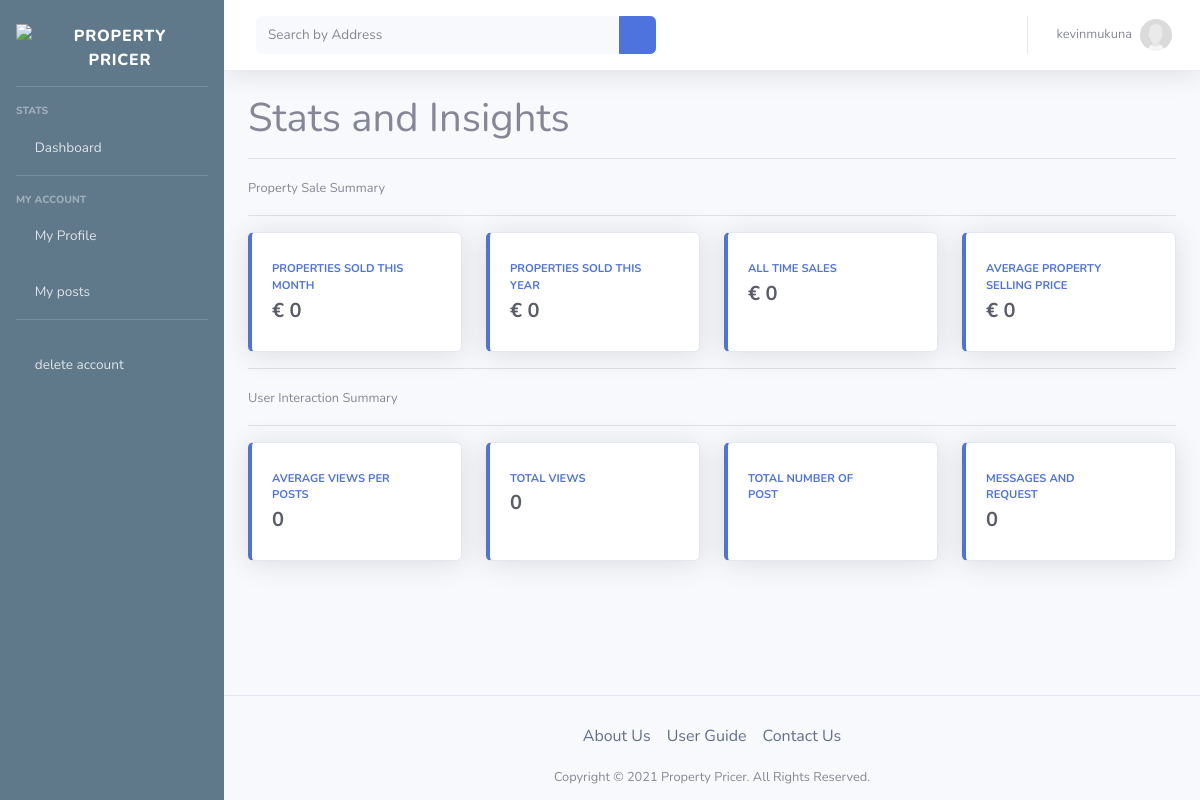
The page /dashboard/function (signed in) on the database as committed earlier.
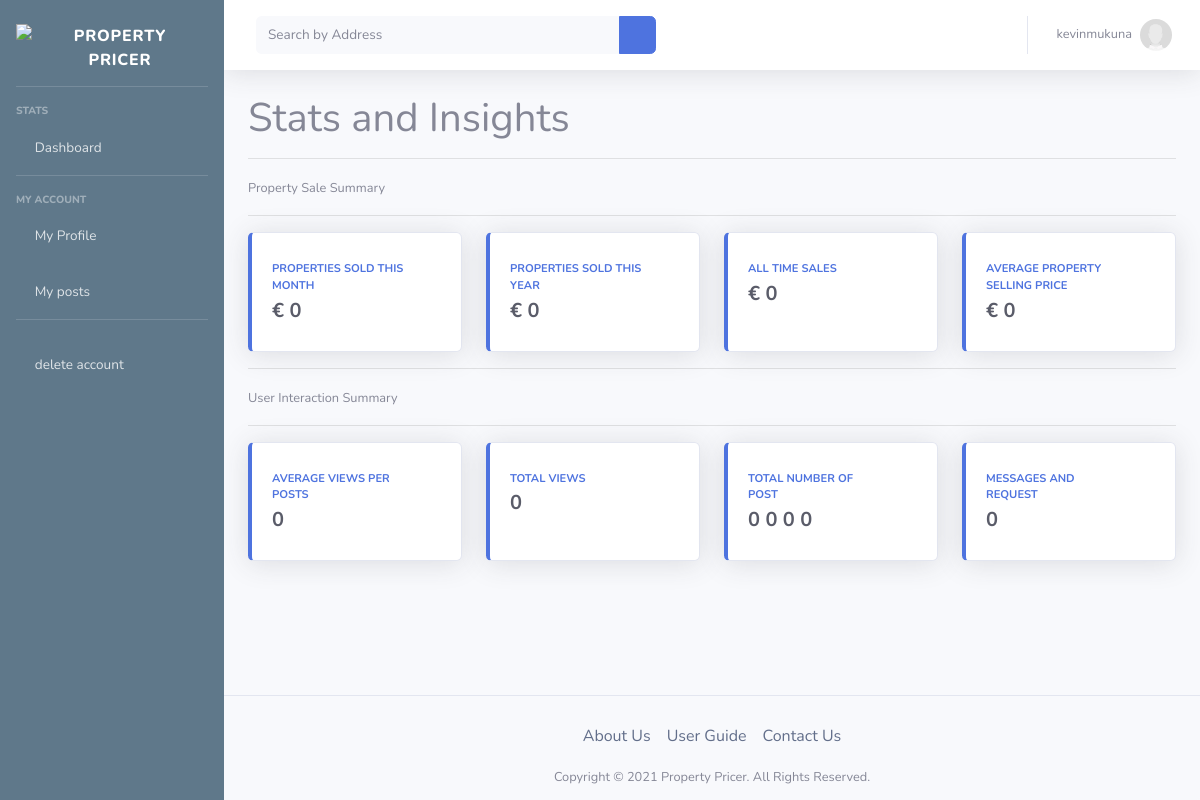
The same page on the database as committed later.
### webpages/models.py (models this page shows, shortened)
class Post(models.Model):
    property_description = models.TextField(null=True, blank=True)
    address_line_1 = models.CharField(max_length=255, verbose_name="Street address")
    address_line_2 = models.CharField(max_length=255, null=True, blank=True, verbose_name="District or Townland")
    city = models.CharField(max_length=128, default='', verbose_name="City or town")
    county = models.CharField(max_length=128, default='', choices=COUNTY_CHOICES)
    floor_plan = models.ImageField(upload_to="floor_plan", null=True, blank=True)
    property_type = models.CharField(max_length=128, default='',
                                     choices=PROPERTY_TYPE_CHOICES)
    number_of_bedrooms = models.PositiveIntegerField()
    number_of_bathrooms = models.PositiveIntegerField()
    energy_rating = models.CharField(max_length=128, default='',
                                     choices=ENERGY_RATING_CHOICES)
    size = models.PositiveIntegerField(verbose_name="Size (m<sup>2</sup>)")
    date_posted = models.DateField(default=timezone.now)
    author = models.ForeignKey(User, related_name="user_posts", on_delete=models.CASCADE)
    price = models.PositiveIntegerField(null=True, blank=True, editable=True, verbose_name="Price (&euro;)")
    estimated_price = models.PositiveIntegerField(null=False, blank=True, editable=False)
    __original_price = None
    address = models.CharField(max_length=766, null=False, blank=True, editable=False)

### webpages/views.py (the view)
# urls.py: path('dashboard/function', views.dashboard_user_functionality, name="function"),
@login_required(login_url='/login/')
def dashboard_user_functionality(request):
    return render(request, 'dashboard/all_user_function.html')

### templates/dashboard/all_user_function.html (shortened to what the changed rows need)
{% extends "dashboard/dashboard_base.html" %}
{% load static %}
{% block content %}
        <div class="container-fluid">
            <h1> Stats and Insights </h1>
            <div class="row">
                <div id="myBtn3"  class="col-xl-3 col-md-8 mb-6">
                    <div class="card border-left-primary shadow h-100 py-2">
                        <div class="card-body">
                            <div class="row no-gutters align-items-center">
                                <div class="col mr-2">
                                    <div class="text-xs font-weight-bold text-primary text-uppercase mb-1">
                                        Total number of post</div>
                                    <div class="h5 mb-0 font-weight-bold text-gray-800">
                                        {% for post in user.user_posts.all reversed %}
                                        {{ post | length }}
                                        {% endfor %}
                                    </div>
                                </div>
                            </div>
                        </div>
                    </div>
                </div>
            </div>
        </div>
{% endblock content%}

Rows that differ between the two databases and show on the page:
added Post: post "0"
added Post: post "0"
added Post: post "0"
added Post: post "0"
